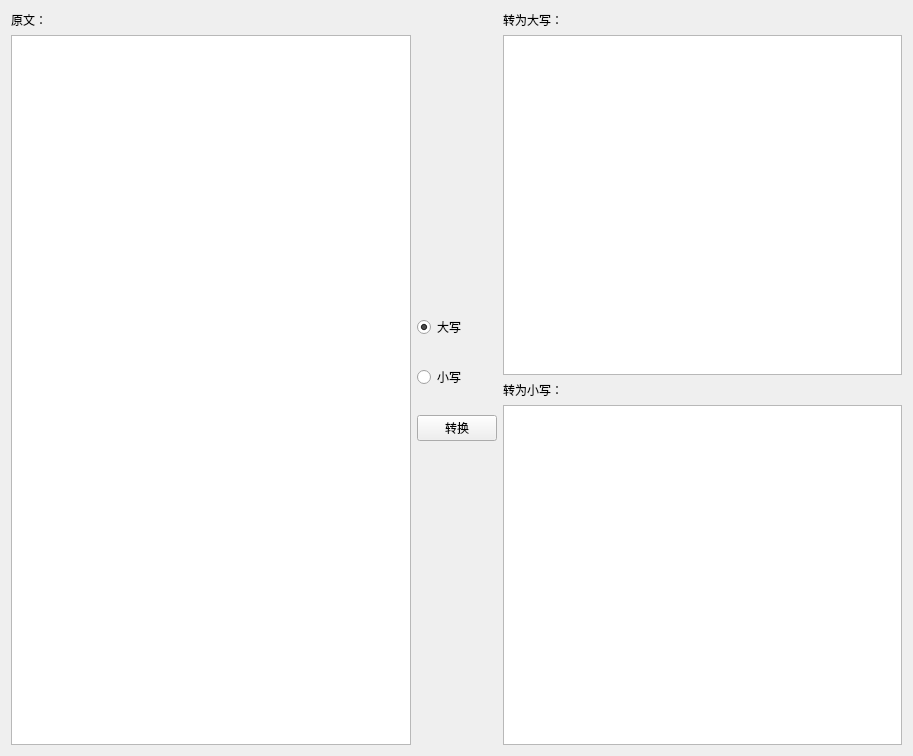
<?xml version="1.0" encoding="UTF-8"?>
<ui version="4.0">
 <class>Widget</class>
 <widget class="QWidget" name="Widget">
  <property name="geometry">
   <rect>
    <x>0</x>
    <y>0</y>
    <width>913</width>
    <height>756</height>
   </rect>
  </property>
  <property name="windowTitle">
   <string>Widget</string>
  </property>
  <layout class="QHBoxLayout" name="horizontalLayout">
   <item>
    <layout class="QVBoxLayout" name="verticalLayout_3">
     <item>
      <widget class="QLabel" name="label_3">
       <property name="text">
        <string>原文：</string>
       </property>
      </widget>
     </item>
     <item>
      <widget class="QTextEdit" name="te_original"/>
     </item>
    </layout>
   </item>
   <item>
    <layout class="QVBoxLayout" name="verticalLayout">
     <item>
      <spacer name="verticalSpacer">
       <property name="orientation">
        <enum>Qt::Vertical</enum>
       </property>
       <property name="sizeHint" stdset="0">
        <size>
         <width>20</width>
         <height>40</height>
        </size>
       </property>
      </spacer>
     </item>
     <item>
      <widget class="QRadioButton" name="rb_upper">
       <property name="text">
        <string>大写</string>
       </property>
       <property name="checked">
        <bool>true</bool>
       </property>
      </widget>
     </item>
     <item>
      <spacer name="verticalSpacer_3">
       <property name="orientation">
        <enum>Qt::Vertical</enum>
       </property>
       <property name="sizeType">
        <enum>QSizePolicy::Fixed</enum>
       </property>
       <property name="sizeHint" stdset="0">
        <size>
         <width>20</width>
         <height>20</height>
        </size>
       </property>
      </spacer>
     </item>
     <item>
      <widget class="QRadioButton" name="rb_lower">
       <property name="text">
        <string>小写</string>
       </property>
      </widget>
     </item>
     <item>
      <spacer name="verticalSpacer_4">
       <property name="orientation">
        <enum>Qt::Vertical</enum>
       </property>
       <property name="sizeType">
        <enum>QSizePolicy::Fixed</enum>
       </property>
       <property name="sizeHint" stdset="0">
        <size>
         <width>20</width>
         <height>20</height>
        </size>
       </property>
      </spacer>
     </item>
     <item>
      <widget class="QPushButton" name="btn_conversion">
       <property name="text">
        <string>转换</string>
       </property>
      </widget>
     </item>
     <item>
      <spacer name="verticalSpacer_2">
       <property name="orientation">
        <enum>Qt::Vertical</enum>
       </property>
       <property name="sizeHint" stdset="0">
        <size>
         <width>20</width>
         <height>40</height>
        </size>
       </property>
      </spacer>
     </item>
    </layout>
   </item>
   <item>
    <layout class="QVBoxLayout" name="verticalLayout_2">
     <item>
      <widget class="QLabel" name="label">
       <property name="text">
        <string>转为大写：</string>
       </property>
      </widget>
     </item>
     <item>
      <widget class="QTextEdit" name="te_uppercase"/>
     </item>
     <item>
      <widget class="QLabel" name="label_2">
       <property name="text">
        <string>转为小写：</string>
       </property>
      </widget>
     </item>
     <item>
      <widget class="QTextEdit" name="te_lowercase"/>
     </item>
    </layout>
   </item>
  </layout>
 </widget>
 <resources/>
 <connections/>
</ui>
